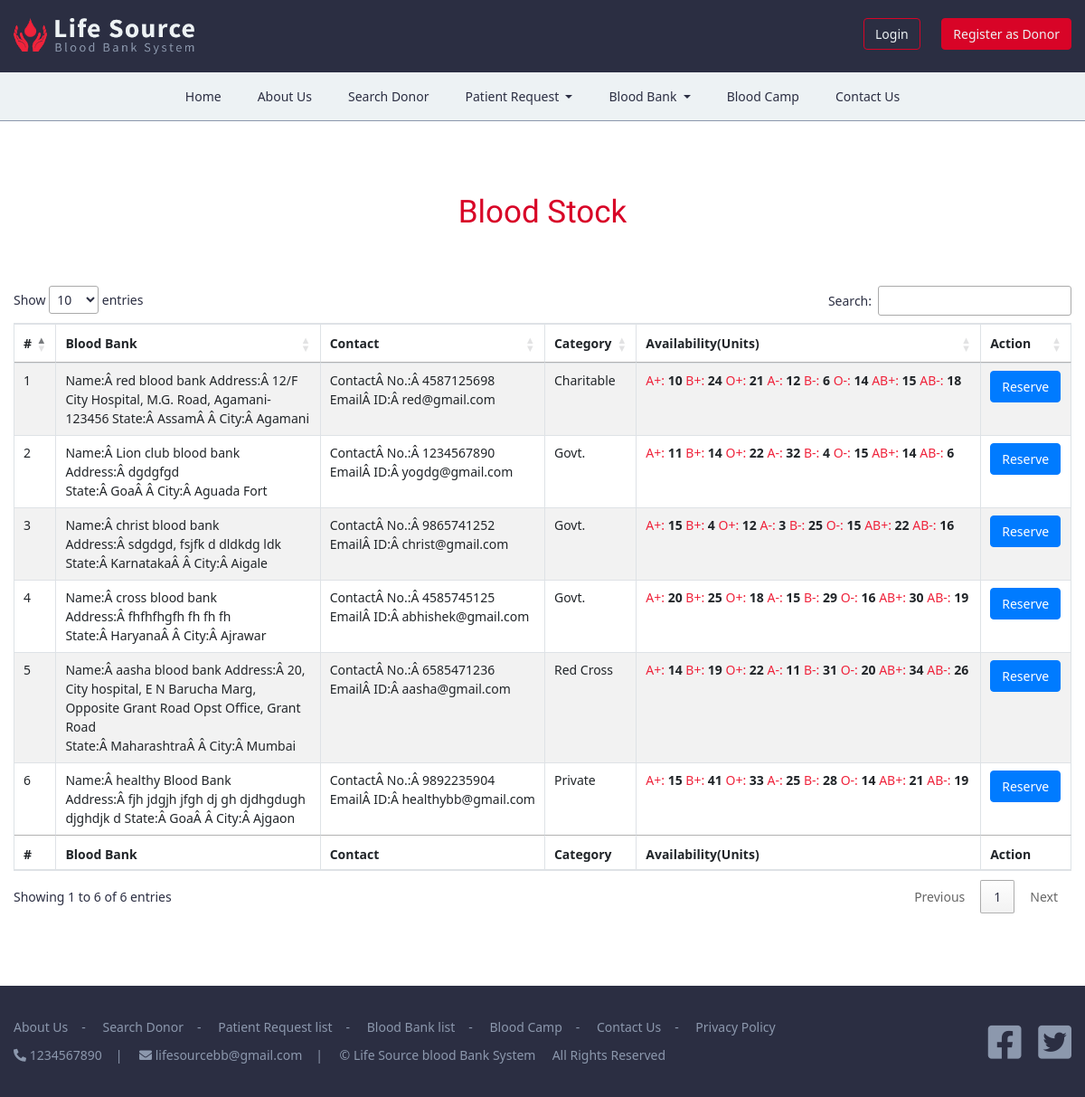
The app's page /bloodstock.php with its own data.
### tables this page shows
CREATE TABLE IF NOT EXISTS `blood_stock` (
  `ID` int(11) NOT NULL AUTO_INCREMENT,
  `BB_ID` int(11) NOT NULL,
  `info1` varchar(255) NOT NULL,
  `info2` varchar(255) NOT NULL,
  `info3` varchar(255) NOT NULL,
  `Aptve` int(11) NOT NULL,
  `Bptve` int(11) NOT NULL,
  `Optve` int(11) NOT NULL,
  `Antve` int(11) NOT NULL,
  `Bntve` int(11) NOT NULL,
  `Ontve` int(11) NOT NULL,
  `ABptve` int(11) NOT NULL,
  `ABntve` int(11) NOT NULL,
  `status` int(11) NOT NULL,
  PRIMARY KEY (`ID`)
);

CREATE TABLE IF NOT EXISTS `contactinfo` (
  `ID` int(11) NOT NULL AUTO_INCREMENT,
  `mobile` varchar(11) NOT NULL,
  `email` varchar(255) NOT NULL,
  PRIMARY KEY (`ID`)
);

### bloodstock.php (the view, shortened to what this page needs)
<?php
include('include/connection.php');
?>
<!DOCTYPE html>
<html lang="en">
  <head>
    <link rel="stylesheet" href="css/bootstrap.min.css">
    <link rel="stylesheet" href="css/search_donor.css">
    <link href="css/all.css" rel="stylesheet">
    <link rel="stylesheet" href="https://cdn.datatables.net/1.10.20/css/jquery.dataTables.min.css">
    <link rel="stylesheet" href="https://cdn.datatables.net/1.10.20/css/dataTables.bootstrap4.min.css">
  </head>
  <body>
    <header>
      <div class="container-sm nopadding">
      <div class="row">
      <div class="col-lg-6 col-sm-6 col-12 nopadding logobg">
        <a href="index.php">
          <img src="images/logo.png" alt="Life Source blood bank System" title="Life source blood bank system" />
        </a>
      </div>
      <div class="col-lg-6 col-sm-6 col-12 nopadding loginbg">
        <button type="button" onclick="window.open('login.php', '_blank'); return false;" name="login" id="login" class="btn btn-default loginbtn">
          Login
        </button>
        <button type="button" onclick="window.open('register.php', '_blank'); return false;" class="btn btn-default signupbtn">
          Register as Donor
        </button>
      </div>
      </div>
      </div>
    </header>
    <nav class="navbar navbar-expand-md navbar-light navigation sticky-top">
      <div class="container-sm">
      <div class="collapse navbar-collapse" id="collapsibleNavbar">
        <ul class="navbar-nav mx-auto">
          <li class="nav-item">
            <a class="nav-link" href="index.php">Home</a>
          </li>
          <li class="nav-item">
            <a class="nav-link" href="aboutus.php">About Us</a>
          </li>
          <li class="nav-item">
            <a class="nav-link" href="search_donor.php">Search Donor</a>
          </li>
          <li class="nav-item dropdown">
            <a class="nav-link dropdown-toggle" href="#" id="navbardrop" data-toggle="dropdown">
              Patient Request
            </a>
          </li>
          <li class="nav-item dropdown">
            <a class="nav-link dropdown-toggle" href="#" id="navbardrop" data-toggle="dropdown">
              Blood Bank
            </a>
          </li>
          <li class="nav-item">
            <a class="nav-link" href="bloodcamp.php">Blood Camp</a>
          </li>
          <li class="nav-item">
            <a class="nav-link" href="contact-us.php">Contact Us</a>
          </li>
        </ul>
      </div>
      </div>
    </nav>
    <div class="searchD">
      <div class="container-sm search_cont nopadding">
        <div class="row">
          <div class="col-lg-12">
            <h1>Blood Stock</h1>
          </div>
        </div>
        <div class="row">
          <div class="col-lg-12 nopadding">
            <div class="table-responsive">
              <?php
              $query = "SELECT * from blood_stock";
              $query_run = mysqli_query($conn,$query);
              $cnt=1;
              ?>
              <table id="example" class="table table-bordered table-striped table-hover">
               <thead>
                <tr style="text-align: left;">
                  <th>#</th>
                  <th width="25%">Blood Bank</th>
                  <th width="20%">Contact</th>
                  <th>Category</th>
                  <th>Availability(Units)</th>
                  <th>Action</th>
                </tr>
               </thead>
               <tfoot>
                <tr style="text-align: left;">
                  <th>#</th>
                  <th>Blood Bank</th>
                  <th>Contact</th>
                  <th>Category</th>
                  <th>Availability(Units)</th>
                  <th>Action</th>
                </tr>
              </tfoot>
              <tbody>
                <?php
                if (mysqli_num_rows($query_run) > 0) {
                  while ($row = mysqli_fetch_assoc($query_run)) {
                ?>
                <tr style="text-align: left;">
                  <td>
                    <?php echo htmlentities($cnt); ?></td>
                  <td><?php echo $row['info1']; ?></td>
                  <td><?php echo $row['info2']; ?></td>
                  <td><?php echo $row['info3']; ?></td>
                  <td style="font-weight: bold;">
                    <span class="bglabel">A+:</span> <?php echo $row['Aptve']; ?> <span class="bglabel">B+:</span> <?php echo $row['Bptve']; ?>
                    <span class="bglabel">O+:</span> <?php echo $row['Optve']; ?> <span class="bglabel">A-:</span> <?php echo $row['Antve']; ?>
                    <span class="bglabel">B-:</span> <?php echo $row['Bntve']; ?> <span class="bglabel">O-:</span> <?php echo $row['Ontve']; ?>
                    <span class="bglabel">AB+:</span> <?php echo $row['ABptve']; ?> <span class="bglabel">AB-:</span> <?php echo $row['ABntve']; ?>
                  </td>
                  <td>
                  <button name="request_btn" class="btn btn-primary" data-toggle="modal" data-target="#myModal<?php echo $row['BB_ID']; ?>">
                    Reserve
                  </button>
                  <?php
                  $cnt=$cnt+1;
                  }
                  }
                  else {
                    echo "No Record Found";
                  }
                      ?>
                  </td>
                </tr>
              </tbody>
              </table>
            </div>
          </div>
        </div>
      </div>
    </div>
    <footer>
      <div class="container-sm nopadding">
        <div class="row">
          <div class="col-lg-10 col-md-12 hidemob">
            <div class="row">
              <div class="col-lg-12 nopadding">
                <ul class="footer_list">
                  <li class="aboutli"><a href="about-us.php" target="_blank">About Us</a></li>-
                  <li><a href="search_donor.php" target="_blank">Search Donor</a></li>-
                  <li><a href="request-list.php" target="_blank">Patient Request list</a></li>-
                  <li><a href="bb-list.php" target="_blank">Blood Bank list</a></li>-
                  <li><a href="bloodcamp.php" target="_blank">Blood Camp</a></li>-
                  <li><a href="contact-us.php" target="_blank">Contact Us</a></li>-
                  <li><a href="privacy.php" target="_blank">Privacy Policy</a></li>
                </ul>
              </div>
            </div>
            <?php
            $query3 = "SELECT * from contactinfo";
            $query_run3 = mysqli_query($conn,$query3);
            if (mysqli_num_rows($query_run3) > 0) {
              while ($row3 = mysqli_fetch_assoc($query_run3)) {
            ?>
            <div class="row">
              <div class="col-lg-12 nopadding">
                <ul class="footer_list">
                  <li class="aboutli"><i class="fas fa-phone-alt"></i> <?php echo $row3['mobile'];?></li>|
                  <li><i class="fas fa-envelope"></i> <a href="mailto:<?php echo $row3['email'];?>"><?php echo $row3['email'];?></a></li>|
                  <li>&copy; Life Source blood Bank System &nbsp;&nbsp;&nbsp; All Rights Reserved</li>
                </ul>
              </div>
            </div>
          </div>
      <div class="col-lg-2 col-md-12 social_icon hidemob nopadding">
            <div class="facebook">
              <a href="#">
              <i class="fab fa-facebook-square"></i>
              </a>
            </div>
            <div class="twitter">
              <a href="#">
              <i class="fab fa-twitter-square"></i>
              </a>
            </div>
      </div>
        </div>
        <?php } }?>
      </div>
    </footer>
  </body>
</html>

### css/search_donor.css (style rules this page uses)
body { margin: 0 auto; padding: 0px; font-family: 'Segoe UI'; font-size: 14px; color: #2b2e42; font-weight: 400; text-align: center; overflow-x: hidden !important; }
.nopadding { padding-left: 0 !important; padding-right: 0 !important; }
h1 { margin: 0px; padding: 0px 0px 60px 0px; font-family: 'Nanum Gothic', sans-serif; font-size: 35px; color: #d80427; }
header { padding: 20px 0px; background-color: #2b2e42; }
.logobg { padding: 0px 0px; margin: 0px; text-align: left; }
.logobg img { width: 200px; }
.loginbg { padding: 0px 0px 0px 0px; margin: 0px; text-align: right; }
.loginbtn { margin-right: 20px; background-color: transparent; font-size: 14px; color:#edf2f4; border-color: #d80427; }
.signupbtn { font-size: 14px; background-color: #d80427; color:#edf2f4; border-color: #d80427; }
.btn { font-size: 14px; }
.navigation { background-color: #edf2f4; text-align: center; border-bottom: 1px solid; border-color: #8c98ad; }
.navbar-light .navbar-nav .nav-link { padding-left: 20px; padding-right: 20px; font-family: 'Segoe UI'; font-size: 14px; color: #2b2e42; text-align: center; text-decoration: none; }
.search_cont { padding: 80px 0px; }
.bglabel { color: #ef233b; font-weight: 400; }
footer { padding-top: 30px; padding-bottom: 30px; background-color: #2b2e42; text-align: left; }
.footer_list { padding: 5px 0px; margin: 0px; color: #8c98ad; list-style: none; text-align: left; }
.footer_list .aboutli { padding-left: 0px; }
.footer_list li { padding: 0px 15px; display: inline; font-size: 14px; color: #8c98ad; }
.footer_list li a { color: #8c98ad; }
.social_icon { text-align: right; }
.facebook { padding: 0px; font-size: 42px; color: #8c98ad; display: inline-block; }
.twitter { padding: 0px 0px 0px 15px; font-size: 42px; color: #8c98ad; display: inline-block; }
.social_icon a { color: #8c98ad; }
.hidemob { display: block; }

### css/all.css (style rules this page uses)
.fa, .fas, .far, .fal, .fad, .fab { -moz-osx-font-smoothing: grayscale; -webkit-font-smoothing: antialiased; display: inline-block; font-style: normal; font-variant: normal; text-rendering: auto; line-height: 1; }
.fa-envelope:before { content: "\f0e0"; }
.fa-facebook-square:before { content: "\f082"; }
.fa-phone-alt:before { content: "\f879"; }
.fa-twitter-square:before { content: "\f081"; }
.fab { font-family: 'Font Awesome 5 Brands'; font-weight: 400; }
.fa, .fas { font-family: 'Font Awesome 5 Free'; font-weight: 900; }

### records on screen
blood_stock: info1 "Name:Â red blood bank Address:Â 12/F City Hospital, M.G. Road, Agamani-123456 State:Â AssamÂ Â City:Â Agamani", info2 "ContactÂ No.:Â 4587125698 EmailÂ ID:Â red@gmail.com", info3 "Charitable", Aptve "10", Bptve "24", Optve "21", Antve "12", Bntve "6", Ontve "14", ABptve "15", ABntve "18"
blood_stock: info1 "Name:Â Lion club blood bank Address:Â dgdgfgd State:Â GoaÂ Â City:Â Aguada Fort", info2 "ContactÂ No.:Â 1234567890 EmailÂ ID:Â yogdg@gmail.com", info3 "Govt.", Aptve "11", Bptve "14", Optve "22", Antve "32", Bntve "4", Ontve "15", ABptve "14", ABntve "6"
blood_stock: info1 "Name:Â christ blood bank Address:Â sdgdgd, fsjfk d dldkdg ldk State:Â KarnatakaÂ Â City:Â Aigale", info2 "ContactÂ No.:Â 9865741252 EmailÂ ID:Â christ@gmail.com", info3 "Govt.", Aptve "15", Bptve "4", Optve "12", Antve "3", Bntve "25", Ontve "15", ABptve "22", ABntve "16"
blood_stock: info1 "Name:Â cross blood bank Address:Â fhfhfhgfh fh fh fh State:Â HaryanaÂ Â City:Â Ajrawar", info2 "ContactÂ No.:Â 4585745125 EmailÂ ID:Â abhishek@gmail.com", info3 "Govt.", Aptve "20", Bptve "25", Optve "18", Antve "15", Bntve "29", Ontve "16", ABptve "30", ABntve "19"
blood_stock: info1 "Name:Â aasha blood bank Address:Â 20, City hospital, E N Barucha Marg, Opposite Grant Road Opst Office, Grant Road State:Â MaharashtraÂ Â City:Â Mumbai", info2 "ContactÂ No.:Â 6585471236 EmailÂ ID:Â aasha@gmail.com", info3 "Red Cross", Aptve "14", Bptve "19", Optve "22", Antve "11", Bntve "31", Ontve "20", ABptve "34", ABntve "26"
blood_stock: info1 "Name:Â healthy Blood Bank Address:Â fjh jdgjh jfgh dj gh djdhgdugh djghdjk d State:Â GoaÂ Â City:Â Ajgaon", info2 "ContactÂ No.:Â 9892235904 EmailÂ ID:Â healthybb@gmail.com", info3 "Private", Aptve "15", Bptve "41", Optve "33", Antve "25", Bntve "28", Ontve "14", ABptve "21", ABntve "19"
contactinfo: mobile "1234567890", email "lifesourcebb@gmail.com"
